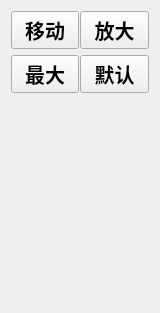
            <widget class="QWidget" name="page_7">
             <property name="geometry">
              <rect>
               <x>0</x>
               <y>0</y>
               <width>160</width>
               <height>313</height>
              </rect>
             </property>
             <attribute name="label">
              <string>工具</string>
             </attribute>
             <layout class="QVBoxLayout" name="verticalLayout_10">
              <item>
               <layout class="QGridLayout" name="gridLayout_20">
                <property name="horizontalSpacing">
                 <number>1</number>
                </property>
               </layout>
              </item>
              <item>
               <layout class="QHBoxLayout" name="horizontalLayout_2">
                <property name="spacing">
                 <number>1</number>
                </property>
                <item>
                 <widget class="QPushButton" name="Z_PB_MOVE_4">
                  <property name="minimumSize">
                   <size>
                    <width>30</width>
                    <height>35</height>
                   </size>
                  </property>
                  <property name="font">
                   <font>
                    <pointsize>15</pointsize>
                    <weight>75</weight>
                    <bold>true</bold>
                   </font>
                  </property>
                  <property name="text">
                   <string>移动</string>
                  </property>
                 </widget>
                </item>
                <item>
                 <widget class="QPushButton" name="Z_PB_SlectBigger_4">
                  <property name="minimumSize">
                   <size>
                    <width>30</width>
                    <height>35</height>
                   </size>
                  </property>
                  <property name="font">
                   <font>
                    <pointsize>15</pointsize>
                    <weight>75</weight>
                    <bold>true</bold>
                   </font>
                  </property>
                  <property name="text">
                   <string>放大</string>
                  </property>
                 </widget>
                </item>
               </layout>
              </item>
              <item>
               <layout class="QHBoxLayout" name="horizontalLayout_14">
                <property name="spacing">
                 <number>1</number>
                </property>
                <item>
                 <widget class="QPushButton" name="Z_PB_MAX_4">
                  <property name="minimumSize">
                   <size>
                    <width>30</width>
                    <height>35</height>
                   </size>
                  </property>
                  <property name="font">
                   <font>
                    <pointsize>15</pointsize>
                    <weight>75</weight>
                    <bold>true</bold>
                   </font>
                  </property>
                  <property name="text">
                   <string>最大</string>
                  </property>
                 </widget>
                </item>
                <item>
                 <widget class="QPushButton" name="Z_PB_DEFAULT_4">
                  <property name="minimumSize">
                   <size>
                    <width>30</width>
                    <height>35</height>
                   </size>
                  </property>
                  <property name="font">
                   <font>
                    <pointsize>15</pointsize>
                    <weight>75</weight>
                    <bold>true</bold>
                   </font>
                  </property>
                  <property name="text">
                   <string>默认</string>
                  </property>
                 </widget>
                </item>
               </layout>
              </item>
              <item>
               <spacer name="verticalSpacer_5">
                <property name="font">
                 <font>
                  <pointsize>15</pointsize>
                 </font>
                </property>
                <property name="orientation">
                 <enum>Qt::Vertical</enum>
                </property>
                <property name="sizeHint" stdset="0">
                 <size>
                  <width>20</width>
                  <height>74</height>
                 </size>
                </property>
               </spacer>
              </item>
             </layout>
            </widget>
